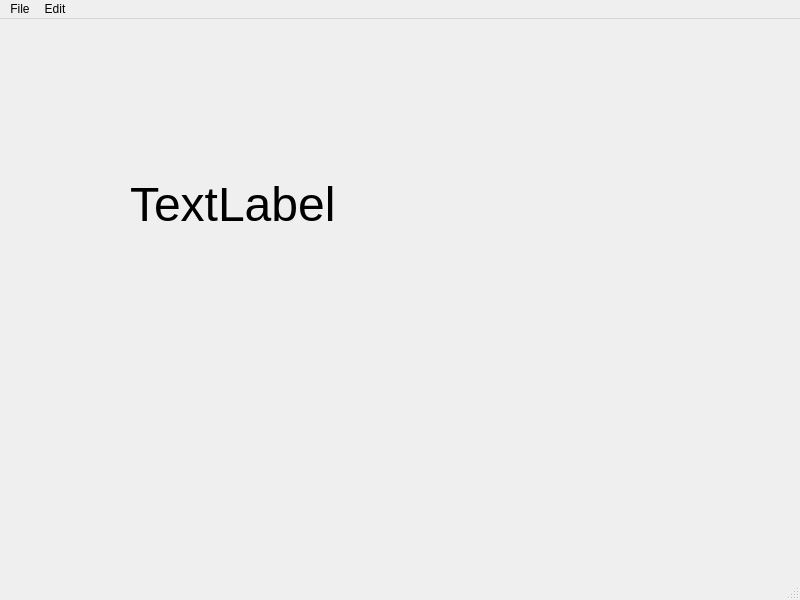
<?xml version="1.0" encoding="UTF-8"?>
<ui version="4.0">
 <class>MainWindow</class>
 <widget class="QMainWindow" name="MainWindow">
  <property name="geometry">
   <rect>
    <x>0</x>
    <y>0</y>
    <width>800</width>
    <height>600</height>
   </rect>
  </property>
  <property name="windowTitle">
   <string>MainWindow</string>
  </property>
  <widget class="QWidget" name="centralwidget">
   <widget class="QLabel" name="label">
    <property name="geometry">
     <rect>
      <x>130</x>
      <y>110</y>
      <width>261</width>
      <height>151</height>
     </rect>
    </property>
    <property name="font">
     <font>
      <pointsize>36</pointsize>
     </font>
    </property>
    <property name="text">
     <string>TextLabel</string>
    </property>
   </widget>
  </widget>
  <widget class="QMenuBar" name="menubar">
   <property name="geometry">
    <rect>
     <x>0</x>
     <y>0</y>
     <width>800</width>
     <height>21</height>
    </rect>
   </property>
   <widget class="QMenu" name="menuFile">
    <property name="title">
     <string>File</string>
    </property>
    <addaction name="actionNew"/>
    <addaction name="actionSave"/>
   </widget>
   <widget class="QMenu" name="menuEdit">
    <property name="title">
     <string>Edit</string>
    </property>
    <addaction name="actionCopy"/>
    <addaction name="actionPaste"/>
   </widget>
   <addaction name="menuFile"/>
   <addaction name="menuEdit"/>
  </widget>
  <widget class="QStatusBar" name="statusbar"/>
  <action name="actionNew">
   <property name="text">
    <string>New</string>
   </property>
   <property name="statusTip">
    <string>Create New File</string>
   </property>
   <property name="shortcut">
    <string>Ctrl+N</string>
   </property>
   <property name="shortcutContext">
    <enum>Qt::WindowShortcut</enum>
   </property>
  </action>
  <action name="actionSave">
   <property name="text">
    <string>Save</string>
   </property>
   <property name="statusTip">
    <string>Save File</string>
   </property>
   <property name="shortcut">
    <string>Ctrl+S</string>
   </property>
  </action>
  <action name="actionCopy">
   <property name="text">
    <string>Copy</string>
   </property>
   <property name="statusTip">
    <string>Copy File</string>
   </property>
   <property name="shortcut">
    <string>Ctrl+C</string>
   </property>
  </action>
  <action name="actionPaste">
   <property name="text">
    <string>Paste</string>
   </property>
   <property name="statusTip">
    <string>Paste a File</string>
   </property>
   <property name="shortcut">
    <string>Ctrl+V</string>
   </property>
  </action>
 </widget>
 <resources/>
 <connections/>
</ui>
